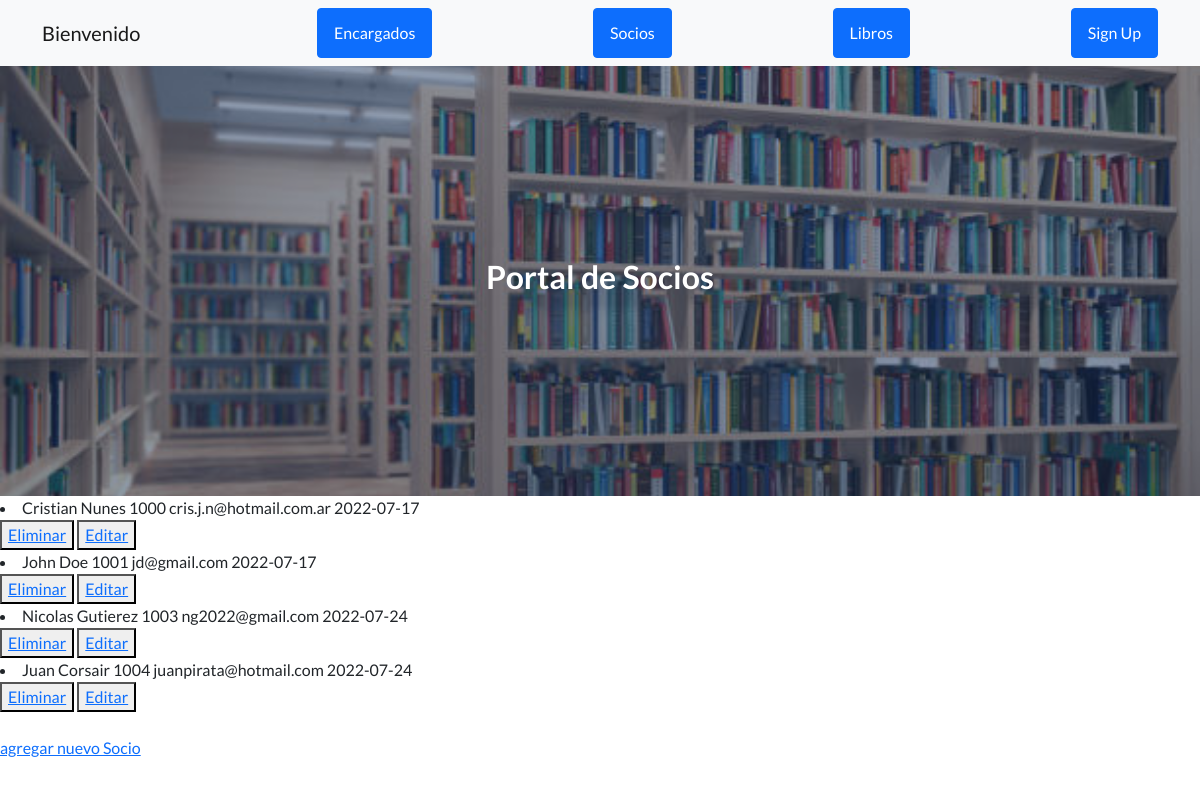
/app_biblioteca/leer_socios/, run on the app's committed database.
### app_biblioteca/models.py (models this page shows)
class Socio(models.Model):
    nombre=models.CharField(max_length=50)
    apellido=models.CharField(max_length=50)
    num_socio=models.IntegerField()
    email=models.EmailField()
    fecha_alta=models.DateField()
    def __str__(self):
        return self.nombre+' '+self.apellido+' '+str(self.num_socio)+' '+self.email+' '+str(self.fecha_alta)

### app_biblioteca/views.py (the view)
# urls.py: path('leer_socios/', leer_socios, name = 'leer_socios'),
def leer_socios(request):
    socios = Socio.objects.all()
    return render(request, 'app_biblioteca/leer_socios.html',{'socios':socios})

### app_biblioteca/templates/app_biblioteca/leer_socios.html (shortened to what this page needs)
{% extends 'app_biblioteca/inicio.html' %}
{% load static %}
{% block titulo %}
<h2>Portal de Socios</h2>
{% endblock %}
{% block contenido_que_cambia %}
    {% for socio in socios %}
        <li>{{ socio }}</li>
        <button>
            <a href="{% url 'eliminar_socio' socio.num_socio %}">Eliminar</a>
        </button>
        <button>
            <a href="{% url 'editar_socio' socio.num_socio %}">Editar</a>
        </button>
    {% endfor %}
    <br>
<a href="{% url 'ingreso_socios' %}">agregar nuevo Socio</a>
</body>
{% endblock %}

### data on the page
Socio: nombre+apellido+num_socio "Cristian Nunes 1000 cris.j.n@hotmail.com.ar 2022-07-17"
Socio: nombre+apellido+num_socio "John Doe 1001 jd@gmail.com 2022-07-17"
Socio: nombre+apellido+num_socio "Nicolas Gutierez 1003 ng2022@gmail.com 2022-07-24"
Socio: nombre+apellido+num_socio "Juan Corsair 1004 juanpirata@hotmail.com 2022-07-24"
